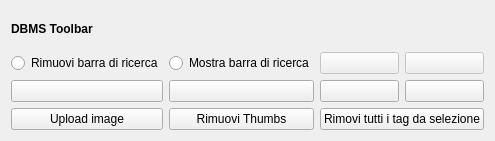
  <widget class="QWidget" name="layoutWidget_4">
   <property name="geometry">
    <rect>
     <x>10</x>
     <y>10</y>
     <width>460</width>
     <height>141</height>
    </rect>
   </property>
   <layout class="QGridLayout" name="gridLayout_4">
    <item row="0" column="0">
     <widget class="QLabel" name="label_29">
      <property name="sizePolicy">
       <sizepolicy hsizetype="Minimum" vsizetype="Preferred">
        <horstretch>0</horstretch>
        <verstretch>0</verstretch>
       </sizepolicy>
      </property>
      <property name="minimumSize">
       <size>
        <width>0</width>
        <height>20</height>
       </size>
      </property>
      <property name="font">
       <font>
        <weight>75</weight>
        <bold>true</bold>
       </font>
      </property>
      <property name="text">
       <string>DBMS Toolbar</string>
      </property>
     </widget>
    </item>
    <item row="5" column="0" colspan="2">
     <layout class="QGridLayout" name="gridLayout_5">
      <item row="1" column="3">
       <widget class="QPushButton" name="pushButton_last_rec">
        <property name="sizePolicy">
         <sizepolicy hsizetype="Minimum" vsizetype="Fixed">
          <horstretch>0</horstretch>
          <verstretch>0</verstretch>
         </sizepolicy>
        </property>
        <property name="toolTip">
         <string>&lt;html&gt;&lt;head/&gt;&lt;body&gt;&lt;p&gt;Ultimi 25 foto&lt;/p&gt;&lt;/body&gt;&lt;/html&gt;</string>
        </property>
        <property name="text">
         <string/>
        </property>
        <property name="icon">
         <iconset resource="../../resources/resources.qrc">
          <normaloff>:/icons/7_rightArrows.png</normaloff>:/icons/7_rightArrows.png</iconset>
        </property>
       </widget>
      </item>
      <item row="1" column="2">
       <widget class="QPushButton" name="pushButton_next_rec">
        <property name="sizePolicy">
         <sizepolicy hsizetype="Minimum" vsizetype="Fixed">
          <horstretch>0</horstretch>
          <verstretch>0</verstretch>
         </sizepolicy>
        </property>
        <property name="toolTip">
         <string>&lt;html&gt;&lt;head/&gt;&lt;body&gt;&lt;p&gt;Avanza di 25 foto alla volta&lt;/p&gt;&lt;/body&gt;&lt;/html&gt;</string>
        </property>
        <property name="text">
         <string/>
        </property>
        <property name="icon">
         <iconset resource="../../resources/resources.qrc">
          <normaloff>:/icons/6_rightArrow.png</normaloff>:/icons/6_rightArrow.png</iconset>
        </property>
       </widget>
      </item>
      <item row="1" column="0">
       <widget class="QPushButton" name="pushButton_first_rec">
        <property name="sizePolicy">
         <sizepolicy hsizetype="Minimum" vsizetype="Fixed">
          <horstretch>0</horstretch>
          <verstretch>0</verstretch>
         </sizepolicy>
        </property>
        <property name="toolTip">
         <string>&lt;html&gt;&lt;head/&gt;&lt;body&gt;&lt;p&gt;Prime 25 foto&lt;/p&gt;&lt;/body&gt;&lt;/html&gt;</string>
        </property>
        <property name="text">
         <string/>
        </property>
        <property name="icon">
         <iconset resource="../../resources/resources.qrc">
          <normaloff>:/icons/5_leftArrows.png</normaloff>:/icons/5_leftArrows.png</iconset>
        </property>
       </widget>
      </item>
      <item row="3" column="0">
       <widget class="QPushButton" name="pushButton_chose_dir">
        <property name="sizePolicy">
         <sizepolicy hsizetype="Minimum" vsizetype="Fixed">
          <horstretch>0</horstretch>
          <verstretch>0</verstretch>
         </sizepolicy>
        </property>
        <property name="toolTip">
         <string>&lt;html&gt;&lt;head/&gt;&lt;body&gt;&lt;p&gt;Carica le foto nel database (link) e visualizza le stesse nella listWidget&lt;/p&gt;&lt;/body&gt;&lt;/html&gt;</string>
        </property>
        <property name="text">
         <string>Upload image</string>
        </property>
       </widget>
      </item>
      <item row="0" column="3">
       <widget class="QPushButton" name="pushButton_sort">
        <property name="enabled">
         <bool>false</bool>
        </property>
        <property name="sizePolicy">
         <sizepolicy hsizetype="Minimum" vsizetype="Fixed">
          <horstretch>0</horstretch>
          <verstretch>0</verstretch>
         </sizepolicy>
        </property>
        <property name="font">
         <font>
          <pointsize>9</pointsize>
         </font>
        </property>
        <property name="toolTip">
         <string>Order by</string>
        </property>
        <property name="text">
         <string/>
        </property>
        <property name="icon">
         <iconset resource="../../resources/resources.qrc">
          <normaloff>:/icons/sort.png</normaloff>:/icons/sort.png</iconset>
        </property>
       </widget>
      </item>
      <item row="0" column="2">
       <widget class="QPushButton" name="pushButton_view_all">
        <property name="enabled">
         <bool>false</bool>
        </property>
        <property name="sizePolicy">
         <sizepolicy hsizetype="Minimum" vsizetype="Fixed">
          <horstretch>0</horstretch>
          <verstretch>0</verstretch>
         </sizepolicy>
        </property>
        <property name="font">
         <font>
          <pointsize>9</pointsize>
         </font>
        </property>
        <property name="toolTip">
         <string>View alls records</string>
        </property>
        <property name="text">
         <string/>
        </property>
        <property name="icon">
         <iconset resource="../../resources/resources.qrc">
          <normaloff>:/icons/view_all.png</normaloff>:/icons/view_all.png</iconset>
        </property>
       </widget>
      </item>
      <item row="1" column="1">
       <widget class="QPushButton" name="pushButton_prev_rec">
        <property name="sizePolicy">
         <sizepolicy hsizetype="Minimum" vsizetype="Fixed">
          <horstretch>0</horstretch>
          <verstretch>0</verstretch>
         </sizepolicy>
        </property>
        <property name="toolTip">
         <string>&lt;html&gt;&lt;head/&gt;&lt;body&gt;&lt;p&gt;Torna indietro di 25 foto alla volta&lt;/p&gt;&lt;/body&gt;&lt;/html&gt;</string>
        </property>
        <property name="text">
         <string/>
        </property>
        <property name="icon">
         <iconset resource="../../resources/resources.qrc">
          <normaloff>:/icons/4_leftArrow.png</normaloff>:/icons/4_leftArrow.png</iconset>
        </property>
       </widget>
      </item>
      <item row="3" column="1">
       <widget class="QPushButton" name="pushButton_remove_thumb">
        <property name="enabled">
         <bool>true</bool>
        </property>
        <property name="toolTip">
         <string>&lt;html&gt;&lt;head/&gt;&lt;body&gt;&lt;p&gt;Rimuovi le thumbnail selezionate&lt;/p&gt;&lt;/body&gt;&lt;/html&gt;</string>
        </property>
        <property name="text">
         <string>Rimuovi Thumbs</string>
        </property>
        <property name="icon">
         <iconset resource="../../resources/resources.qrc">
          <normaloff>:/icons/delete.png</normaloff>:/icons/delete.png</iconset>
        </property>
       </widget>
      </item>
      <item row="3" column="2" colspan="2">
       <widget class="QPushButton" name="pushButton_remove_alltag">
        <property name="toolTip">
         <string>&lt;html&gt;&lt;head/&gt;&lt;body&gt;&lt;p&gt;Rimuovi tutti i tag selezionati all'immagine&lt;/p&gt;&lt;/body&gt;&lt;/html&gt;</string>
        </property>
        <property name="text">
         <string>Rimovi tutti i tag da selezione</string>
        </property>
        <property name="icon">
         <iconset resource="../../resources/resources.qrc">
          <normaloff>:/icons/remove_tag.png</normaloff>:/icons/remove_tag.png</iconset>
        </property>
       </widget>
      </item>
      <item row="0" column="0">
       <widget class="QRadioButton" name="radioButton">
        <property name="text">
         <string>Rimuovi barra di ricerca</string>
        </property>
        <property name="checkable">
         <bool>true</bool>
        </property>
        <property name="checked">
         <bool>false</bool>
        </property>
        <property name="autoRepeat">
         <bool>false</bool>
        </property>
       </widget>
      </item>
      <item row="0" column="1">
       <widget class="QRadioButton" name="radioButton_2">
        <property name="text">
         <string>Mostra barra di ricerca</string>
        </property>
       </widget>
      </item>
     </layout>
    </item>
   </layout>
  </widget>
